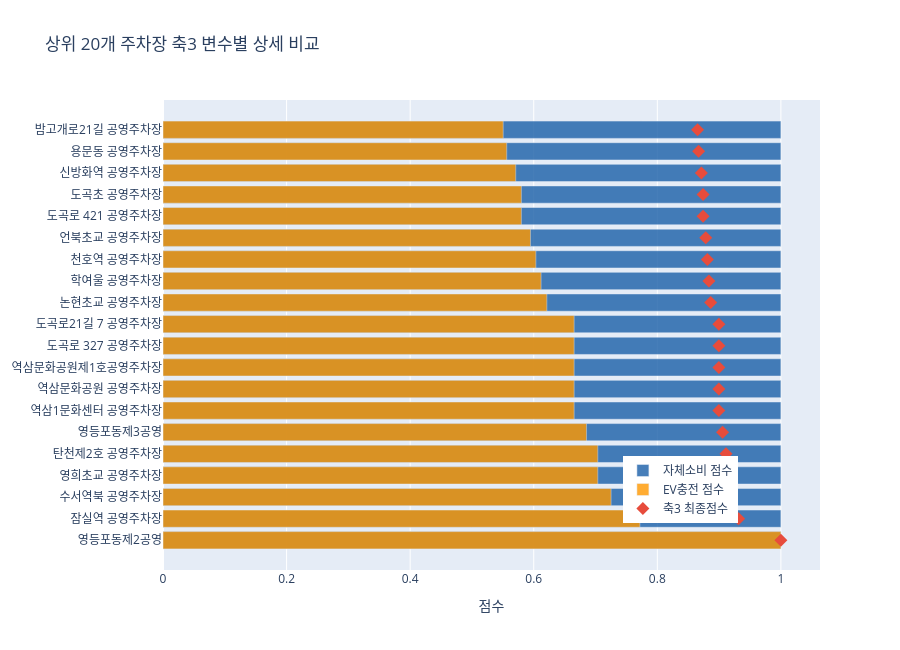

Source (notebook cell):
### Code cell
# 상위 20개 수평 막대 + 최종점수 마커
top20_sorted = top20.sort_values('축3_자가소비적합성', ascending=True)

fig5 = go.Figure()

fig5.add_trace(go.Bar(
    name='자체소비 점수',
    y=top20_sorted['pklt_nm'],
    x=top20_sorted['자체소비_점수'],
    orientation='h',
    marker_color='#1a5fa8',
    opacity=0.8
))

fig5.add_trace(go.Bar(
    name='EV충전 점수',
    y=top20_sorted['pklt_nm'],
    x=top20_sorted['EV충전_점수_norm'],
    orientation='h',
    marker_color='#FF9800',
    opacity=0.8
))

fig5.add_trace(go.Scatter(
    name='축3 최종점수',
    y=top20_sorted['pklt_nm'],
    x=top20_sorted['축3_자가소비적합성'],
    mode='markers',
    marker=dict(size=10, color='#E74C3C', symbol='diamond'),
))

fig5.update_layout(
    title='상위 20개 주차장 축3 변수별 상세 비교',
    xaxis_title='점수',
    barmode='overlay',
    height=650,
    legend=dict(x=0.7, y=0.1),
    yaxis=dict(autorange='reversed')
)
fig5.show()
fig5.write_html(
    r'C:\Users\seonu\Documents\axis3-self-consumption\canopy\output\figures\상위20_축3_상세비교.html'
)

### Figure 1 — Plotly figure (JSON) as saved in the notebook; plotly's stock layout.template omitted (floating-point values rounded to 4 significant figures)
{"data": [{"marker": {"color": "#1a5fa8"}, "name": "자체소비 점수", "opacity": 0.8, "orientation": "h", "type": "bar", "x": [1.0, 1.0, 1.0, 1.0, 1.0, 1.0, 1.0, 1.0, 1.0, 1.0, 1.0, 1.0, 1.0, 1.0, 1.0, 1.0, 1.0, 1.0, 1.0, 1.0], "y": ["밤고개로21길 공영주차장", "용문동 공영주차장", "신방화역 공영주차장", "도곡초 공영주차장", "도곡로 421 공영주차장", "언북초교 공영주차장", "천호역 공영주차장", "학여울 공영주차장", "논현초교 공영주차장", "도곡로21길 7 공영주차장", "도곡로 327 공영주차장", "역삼문화공원제1호공영주차장", "역삼문화공원 공영주차장", "역삼1문화센터 공영주차장", "영등포동제3공영", "탄천제2호 공영주차장", "영희초교 공영주차장", "수서역북 공영주차장", "잠실역 공영주차장", "영등포동제2공영"]}, {"marker": {"color": "#FF9800"}, "name": "EV충전 점수", "opacity": 0.8, "orientation": "h", "type": "bar", "x": [0.5506, 0.5563, 0.5709, 0.58, 0.58, 0.5947, 0.6034, 0.6119, 0.6212, 0.6654, 0.6654, 0.6654, 0.6654, 0.6654, 0.6854, 0.7037, 0.7037, 0.7252, 0.7718, 1.0], "y": ["밤고개로21길 공영주차장", "용문동 공영주차장", "신방화역 공영주차장", "도곡초 공영주차장", "도곡로 421 공영주차장", "언북초교 공영주차장", "천호역 공영주차장", "학여울 공영주차장", "논현초교 공영주차장", "도곡로21길 7 공영주차장", "도곡로 327 공영주차장", "역삼문화공원제1호공영주차장", "역삼문화공원 공영주차장", "역삼1문화센터 공영주차장", "영등포동제3공영", "탄천제2호 공영주차장", "영희초교 공영주차장", "수서역북 공영주차장", "잠실역 공영주차장", "영등포동제2공영"]}, {"marker": {"color": "#E74C3C", "size": 10, "symbol": "diamond"}, "mode": "markers", "name": "축3 최종점수", "type": "scatter", "x": [0.8652, 0.8669, 0.8713, 0.874, 0.874, 0.8784, 0.881, 0.8836, 0.8864, 0.8996, 0.8996, 0.8996, 0.8996, 0.8996, 0.9056, 0.9111, 0.9111, 0.9176, 0.9316, 1.0], "y": ["밤고개로21길 공영주차장", "용문동 공영주차장", "신방화역 공영주차장", "도곡초 공영주차장", "도곡로 421 공영주차장", "언북초교 공영주차장", "천호역 공영주차장", "학여울 공영주차장", "논현초교 공영주차장", "도곡로21길 7 공영주차장", "도곡로 327 공영주차장", "역삼문화공원제1호공영주차장", "역삼문화공원 공영주차장", "역삼1문화센터 공영주차장", "영등포동제3공영", "탄천제2호 공영주차장", "영희초교 공영주차장", "수서역북 공영주차장", "잠실역 공영주차장", "영등포동제2공영"]}], "layout": {"barmode": "overlay", "height": 650, "legend": {"x": 0.7, "y": 0.1}, "title": {"text": "상위 20개 주차장 축3 변수별 상세 비교"}, "xaxis": {"title": {"text": "점수"}}, "yaxis": {"autorange": "reversed"}}}
